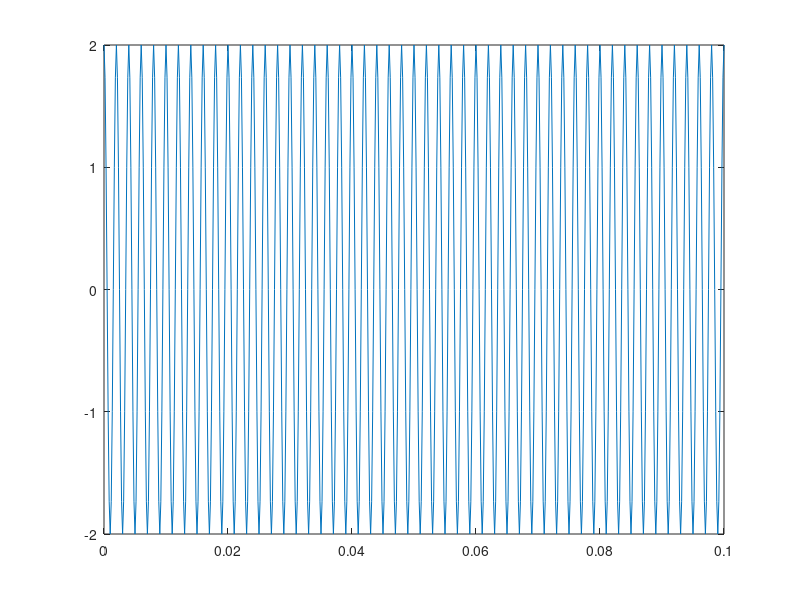

This figure's MATLAB source: (Note: this script raises an error after producing the figure.)
clc
clear all
x=pi/5;
lhs=cos(x/2)^2;
rhs=(tan(x)+sin(x))/(2*tan(x));
z=2*sqrt(2)*exp(pi/4i);

clc
clear all
A=2;
f=500;
step_size=(1/(6*2*f));
t=0:step_size:0.1;
y=2*cos(2*pi*f.*t);
plot(t,y);
radius(5);
